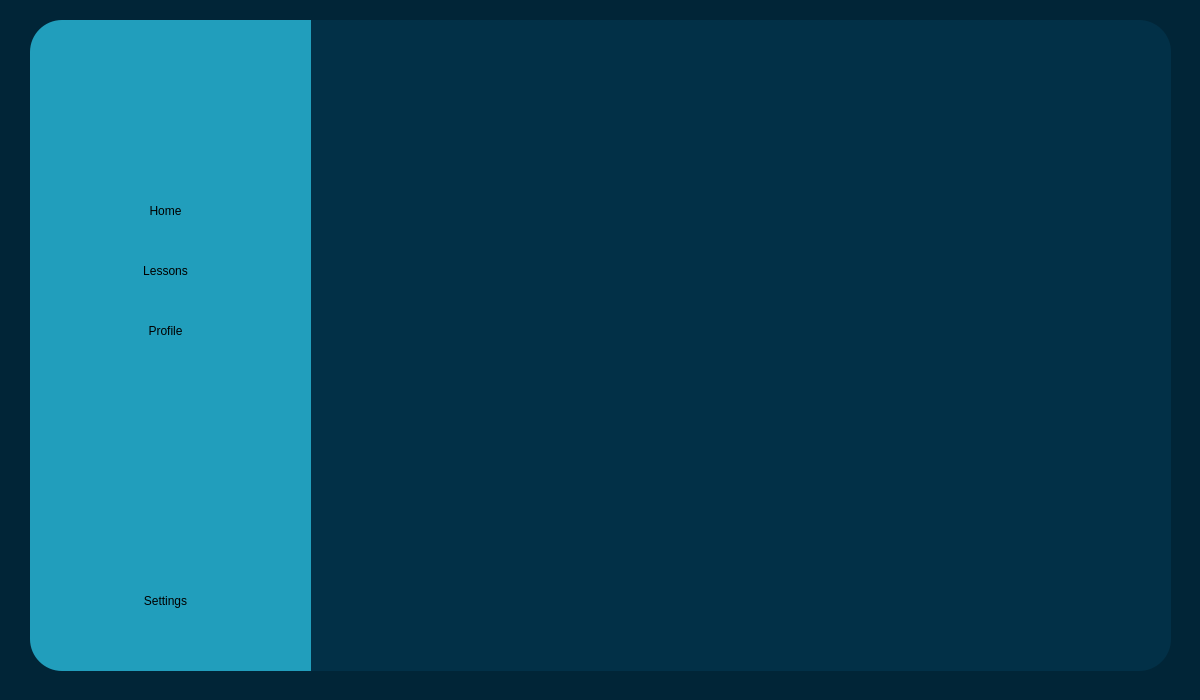
<?xml version="1.0" encoding="UTF-8"?>
<ui version="4.0">
 <class>MainWindow</class>
 <widget class="QMainWindow" name="MainWindow">
  <property name="geometry">
   <rect>
    <x>0</x>
    <y>0</y>
    <width>1200</width>
    <height>700</height>
   </rect>
  </property>
  <property name="windowTitle">
   <string>MainWindow</string>
  </property>
  <property name="styleSheet">
   <string notr="true">
background-color: rgb(1, 37, 55);</string>
  </property>
  <widget class="QWidget" name="centralwidget">
   <widget class="QWidget" name="MainBar" native="true">
    <property name="geometry">
     <rect>
      <x>30</x>
      <y>20</y>
      <width>1141</width>
      <height>651</height>
     </rect>
    </property>
    <property name="styleSheet">
     <string notr="true"/>
    </property>
    <widget class="QWidget" name="SideTab" native="true">
     <property name="geometry">
      <rect>
       <x>0</x>
       <y>0</y>
       <width>281</width>
       <height>651</height>
      </rect>
     </property>
     <widget class="QFrame" name="SideTabFrame">
      <property name="geometry">
       <rect>
        <x>0</x>
        <y>0</y>
        <width>291</width>
        <height>651</height>
       </rect>
      </property>
      <property name="styleSheet">
       <string notr="true">background-color: rgb(33, 158, 188);
border-top-left-radius: 32px;
border-bottom-left-radius: 32px;</string>
      </property>
      <property name="frameShape">
       <enum>QFrame::StyledPanel</enum>
      </property>
      <property name="frameShadow">
       <enum>QFrame::Raised</enum>
      </property>
      <widget class="QPushButton" name="Home">
       <property name="geometry">
        <rect>
         <x>50</x>
         <y>170</y>
         <width>171</width>
         <height>41</height>
        </rect>
       </property>
       <property name="layoutDirection">
        <enum>Qt::LeftToRight</enum>
       </property>
       <property name="autoFillBackground">
        <bool>false</bool>
       </property>
       <property name="text">
        <string>Home</string>
       </property>
      </widget>
      <widget class="QPushButton" name="Lessons">
       <property name="geometry">
        <rect>
         <x>50</x>
         <y>230</y>
         <width>171</width>
         <height>41</height>
        </rect>
       </property>
       <property name="text">
        <string>Lessons</string>
       </property>
      </widget>
      <widget class="QPushButton" name="Profile">
       <property name="geometry">
        <rect>
         <x>50</x>
         <y>290</y>
         <width>171</width>
         <height>41</height>
        </rect>
       </property>
       <property name="text">
        <string>Profile</string>
       </property>
      </widget>
      <widget class="QPushButton" name="Settings">
       <property name="geometry">
        <rect>
         <x>50</x>
         <y>560</y>
         <width>171</width>
         <height>41</height>
        </rect>
       </property>
       <property name="text">
        <string>Settings</string>
       </property>
      </widget>
     </widget>
    </widget>
    <widget class="QWidget" name="RightContainer" native="true">
     <property name="geometry">
      <rect>
       <x>279</x>
       <y>-1</y>
       <width>861</width>
       <height>651</height>
      </rect>
     </property>
    </widget>
    <widget class="QFrame" name="MainFrame">
     <property name="geometry">
      <rect>
       <x>0</x>
       <y>0</y>
       <width>1141</width>
       <height>651</height>
      </rect>
     </property>
     <property name="styleSheet">
      <string notr="true">background-color: rgb(2, 48, 71);
border-radius: 32px
</string>
     </property>
     <property name="frameShape">
      <enum>QFrame::StyledPanel</enum>
     </property>
     <property name="frameShadow">
      <enum>QFrame::Raised</enum>
     </property>
    </widget>
    <zorder>RightContainer</zorder>
    <zorder>MainFrame</zorder>
    <zorder>SideTab</zorder>
   </widget>
  </widget>
  <widget class="QStatusBar" name="statusbar"/>
 </widget>
 <resources/>
 <connections/>
</ui>
